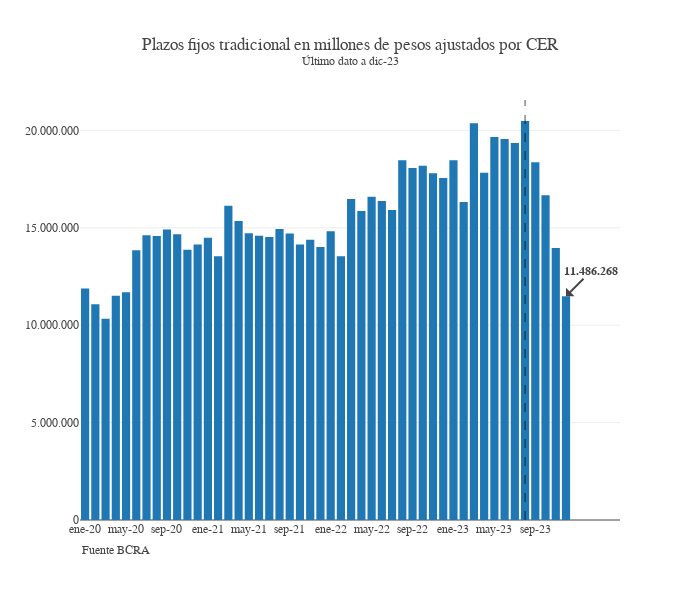

Write notebook code for a chart like this one.
### Code cell
fig = go.Figure()
# fig.add_trace(go.Bar(x = df_ajustado_mensual.index, y = df_ajustado_mensual["pf_uva_total"]))
fig.add_trace(go.Bar(x = df_ajustado_mensual.index, y = df_ajustado_mensual["pf_trad_total"]))
ultimo_dato = df_ajustado_mensual["pf_trad_total"].iloc[-1]
ultimo_mes = df_ajustado_mensual.index[-1]
fig.update_layout(template = None, separators = ",.", font_family = "georgia",
                  title_text = f"Plazos fijos tradicional en millones de pesos ajustados por CER<br><sup>Último dato a {ultimo_mes}",
                  height = 600, width = 700, )
fig.update_yaxes(tickformat = ",")
fig.update_xaxes(nticks = 15)
fig.add_vline(x="ago-23", line_dash = "dash", line_width=.7)
fig.add_annotation(text = f"<b>{format(int(ultimo_dato), ',').replace(',', '.')}", x = ultimo_mes, y = ultimo_dato,ax=25,ay=-25)
fig.add_annotation(text="Fuente BCRA", showarrow=False, xref="paper",yref="paper", x=0,y=-.09)

### Figure 1 — Plotly figure (JSON) as saved in the notebook; plotly's stock layout.template omitted (floating-point values rounded to 4 significant figures)
{"data": [{"type": "bar", "x": ["ene-20", "feb-20", "mar-20", "abr-20", "may-20", "jun-20", "jul-20", "ago-20", "sep-20", "oct-20", "nov-20", "dic-20", "ene-21", "feb-21", "mar-21", "abr-21", "may-21", "jun-21", "jul-21", "ago-21", "sep-21", "oct-21", "nov-21", "dic-21", "ene-22", "feb-22", "mar-22", "abr-22", "may-22", "jun-22", "jul-22", "ago-22", "sep-22", "oct-22", "nov-22", "dic-22", "ene-23", "feb-23", "mar-23", "abr-23", "may-23", "jun-23", "jul-23", "ago-23", "sep-23", "oct-23", "nov-23", "dic-23"], "y": [11880000.0, 11080000.0, 10340000.0, 11520000.0, 11690000.0, 13850000.0, 14620000.0, 14580000.0, 14910000.0, 14660000.0, 13870000.0, 14140000.0, 14480000.0, 13540000.0, 16130000.0, 15350000.0, 14720000.0, 14590000.0, 14520000.0, 14940000.0, 14710000.0, 14140000.0, 14380000.0, 14020000.0, 14820000.0, 13540000.0, 16480000.0, 15860000.0, 16590000.0, 16370000.0, 15920000.0, 18470000.0, 18070000.0, 18180000.0, 17810000.0, 17560000.0, 18460000.0, 16320000.0, 20370000.0, 17830000.0, 19670000.0, 19560000.0, 19350000.0, 20480000.0, 18360000.0, 16670000.0, 13970000.0, 11490000.0]}], "layout": {"annotations": [{"ax": 25, "ay": -25, "text": "<b>11.486.268", "x": "dic-23", "y": 11490000.0}, {"showarrow": false, "text": "Fuente BCRA", "x": 0, "xref": "paper", "y": -0.09, "yref": "paper"}], "font": {"family": "georgia"}, "height": 600, "separators": ",.", "shapes": [{"line": {"dash": "dash", "width": 0.7}, "type": "line", "x0": "ago-23", "x1": "ago-23", "xref": "x", "y0": 0, "y1": 1, "yref": "y domain"}], "title": {"text": "Plazos fijos tradicional en millones de pesos ajustados por CER<br><sup>Último dato a dic-23"}, "width": 700, "xaxis": {"nticks": 15}, "yaxis": {"tickformat": ","}}}
